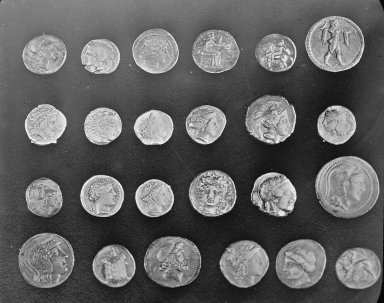
#> input picture skimage.data.coins(), 384 x 303 px
$ jupyter execute 'classification supervisee.ipynb'   (shell and % lines are left out)   (older library calls are emulated)
#> lines starting #> are read from the running program, lines starting #| are printed output that depends on the picture
# Classification statistique supervisée

Ce notebook illustre le scénario le plus simple de classification supervisée, sur une image en niveaux de gris. Pour l'image de pièces ci-dessous, le but est de décider correctement pour chaque pixel s'il appartient à une pièce (foreground) ou au fond (background).

[cell 1]
from skimage import data, filters, io
import matplotlib.pyplot as plt
import matplotlib.cm as cm
import numpy as np
import scipy.stats as stats
import math

Chargeons une image (fournie dans le système de librairies python), affichons l'image et son histogramme

[cell 2]
image = data.coins()
#> image is the input picture: shape (303, 384); min 1, max 252, mean 96.9
plt.figure(figsize=(11,5))
plt.subplot(1,2,1)
plt.imshow(image, cmap = cm.Greys_r)
plt.subplot(1,2,2)
plt.hist(image.flatten(),256,fc='k')
plt.xlabel('niveau de gris')
plt.ylabel('nombre de pixels')
plt.show()
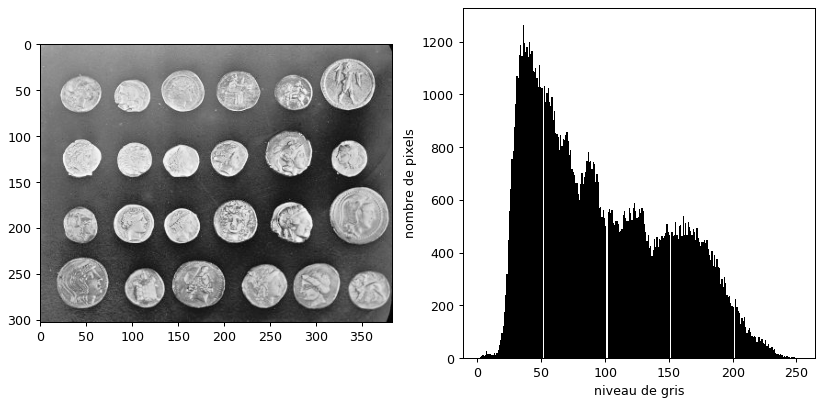
#> figure drawn by matplotlib, 2 panels; panel 2: tallest bar 1264 high, from x = 35.32 to 36.3

## Partie apprentissage (I) : prenons deux petites images, l'une extraite du fond et l'autre extraite d'une pièce


[cell 3]
coins_background = io.imread("coins_background.jpg")
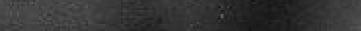
#> input picture coins_background.jpg, 361 x 31 px
#> coins_background is the input picture: shape (31, 361); min 14, max 93, mean 53
coins_foreground = io.imread("coins_foreground.jpg")
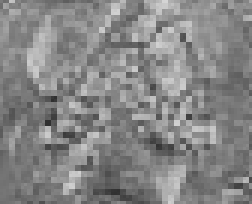
#> input picture coins_foreground.jpg, 84 x 68 px (shown 3 times larger)
#> coins_foreground is the input picture: shape (68, 84); min 48, max 213, mean 133.6

plt.figure(figsize=(10,5))


plt.hist(coins_background.flatten(),bins=256,range=(0,255),alpha=0.3)
plt.xlabel('niveau de gris')
plt.ylabel('nombre de pixels')
#plt.subplot(1,2,1)
plt.hist(coins_foreground.flatten(),bins=256,range=(0,255),alpha=0.3)
#plt.xlabel('niveau de gris')
#plt.ylabel('nombre de pixels')
plt.show()
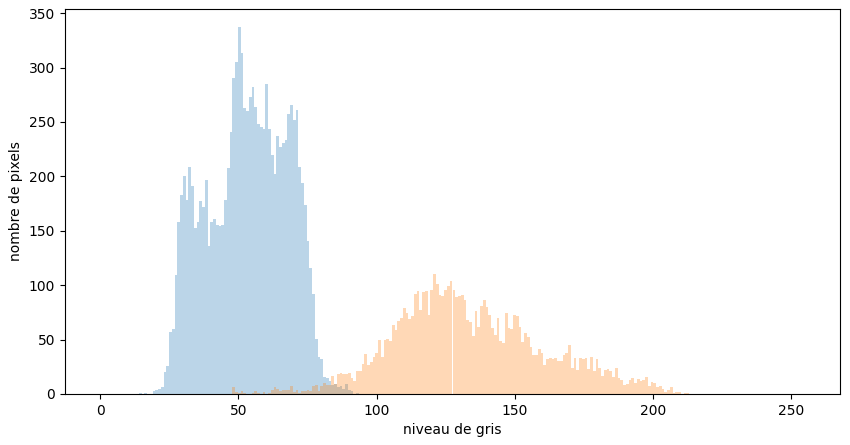
#> figure drawn by matplotlib, 1 panel; tallest bar 337 high, from x = 49.8 to 50.8; tallest bar 110 high, from x = 120.5 to 121.5

## Partie apprentissage (II) : modélisation de la distribution de probabilité des niveaux de gris pour chacune de ces deux classes.

Pour cela, on calcule la moyenne et la variance de chacun et des deux échantillons et on les utilise comme paramètres de deux lois normales modélisant la distribution de probabilité des niveaux de gris pour chaque classe.

[cell 4]
mean_background = coins_background.flatten().mean()
#> mean_background = 53.04
mean_foreground = coins_foreground.flatten().mean()
#> mean_foreground = 133.6
variance_background = coins_background.flatten().var()
#> variance_background = 206.5
variance_foreground = coins_foreground.flatten().var()
#> variance_foreground = 753
fig=plt.figure(figsize=(10,5))
ax=fig.add_subplot(111)

ax.hist(coins_foreground.flatten(),bins=256,range=(0,255),alpha=0.3,normed=True)
ax.hist(coins_background.flatten(),bins=256,range=(0,255),alpha=0.3,normed=True)

x = np.linspace(0,255,255)
ax.plot(x,stats.norm.pdf(x,mean_background,math.sqrt(variance_background)),label='background')
ax.plot(x,stats.norm.pdf(x,mean_foreground,math.sqrt(variance_foreground)),label='foreground')

plt.xlabel('niveau de gris')
plt.legend()
plt.show()
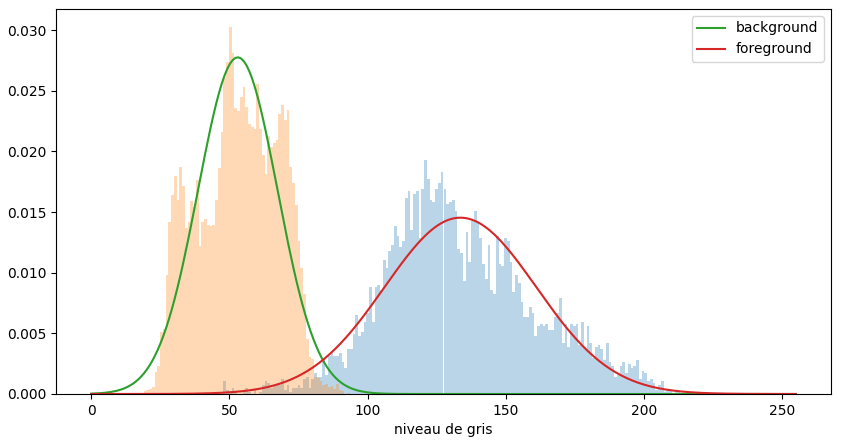
#> figure drawn by matplotlib, 1 panel; tallest bar 0.0193 high, from x = 120.5 to 121.5; tallest bar 0.0302 high, from x = 49.8 to 50.8; curve peaks at x = 53.21, y = 0.0278; curve peaks at x = 133.5, y = 0.0145

## Classifions chacun des pixels de l'image selon le critère du maximum de vraimsemblance

[cell 5]
image_classification = image


for gray_level in np.nditer(image_classification,  op_flags=['readwrite']):
    likelihood_foreground = stats.norm.pdf(gray_level,mean_foreground,math.sqrt(variance_foreground))
    likelihood_background = stats.norm.pdf(gray_level,mean_background,math.sqrt(variance_background))

    proba_foreground=likelihood_foreground*0.5/(likelihood_foreground+likelihood_background)
    proba_background=likelihood_background*0.5/(likelihood_foreground+likelihood_background)

    # [7 lines of commented-out code are left out]
    gray_level[...]=255*proba_foreground
#> this loop made 116352 passes
#> (likelihood_foreground, likelihood_background, proba_foreground, proba_background) on passes 1 to 3: (9.98e-05, 0.0254, 0.00196, 0.498), (0.0135, 1.98e-07, 0.5, 7.35e-06), (0.0145, 5.26e-09, 0.5, 1.81e-07)

plt.figure(figsize=(10,5))
im=plt.imshow(image_classification, cmap = cm.Greys_r)
cbar=plt.colorbar(im,ticks=[0,255])
#im.cbar.set_yticklabels(['0', '1'])

plt.show()
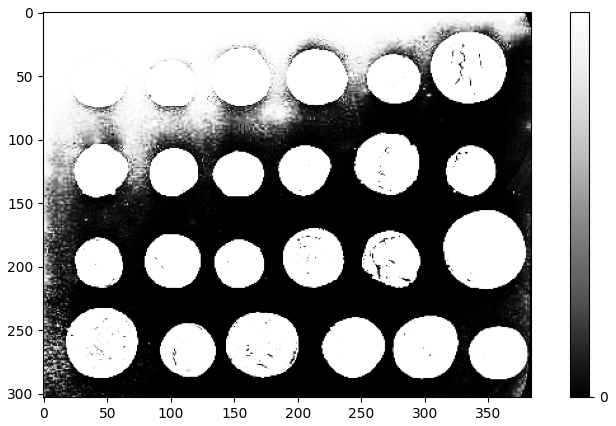
#> figure drawn by matplotlib, 2 panels
